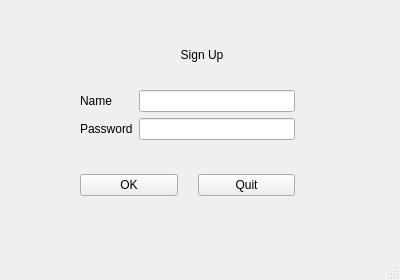
<?xml version="1.0" encoding="UTF-8"?>
<ui version="4.0">
 <class>Signup</class>
 <widget class="QMainWindow" name="Signup">
  <property name="geometry">
   <rect>
    <x>0</x>
    <y>0</y>
    <width>400</width>
    <height>280</height>
   </rect>
  </property>
  <property name="windowTitle">
   <string>MainWindow</string>
  </property>
  <widget class="QWidget" name="centralwidget">
   <widget class="QLabel" name="label">
    <property name="geometry">
      <rect>
      <x>172</x>
      <y>40</y>
      <width>60</width>
      <height>30</height>
     </rect>
    </property>
    <property name="text">
     <string>Sign Up</string>
    </property>
    <property name="alignment">
     <set>Qt::AlignCenter</set>
    </property>
   </widget>
   <widget class="QWidget" name="layoutWidget">
    <property name="geometry">
     <rect>
      <x>80</x>
      <y>90</y>
      <width>215</width>
      <height>50</height>
     </rect>
    </property>
    <layout class="QFormLayout" name="formLayout">
     <item row="0" column="0">
      <widget class="QLabel" name="label_2">
       <property name="text">
        <string>Name</string>
       </property>
      </widget>
     </item>
     <item row="0" column="1">
      <widget class="QLineEdit" name="line_name"/>
     </item>
     <item row="1" column="0">
      <widget class="QLabel" name="label_3">
       <property name="text">
        <string>Password</string>
       </property>
      </widget>
     </item>
     <item row="1" column="1">
      <widget class="QLineEdit" name="line_pwd"/>
     </item>
    </layout>
   </widget>
   <widget class="QWidget" name="layoutWidget">
    <property name="geometry">
     <rect>
      <x>80</x>
      <y>160</y>
      <width>215</width>
      <height>50</height>
     </rect>
    </property>
    <layout class="QHBoxLayout" name="horizontalLayout">
     <property name="spacing">
      <number>20</number>
     </property>
     <item>
      <widget class="QPushButton" name="btn_register">
       <property name="text">
        <string>OK</string>
       </property>
      </widget>
     </item>
     <item>
      <widget class="QPushButton" name="btn_quit">
       <property name="text">
        <string>Quit</string>
       </property>
      </widget>
     </item>
    </layout>
   </widget>
  </widget>
  <widget class="QMenuBar" name="menubar">
   <property name="geometry">
    <rect>
     <x>0</x>
     <y>0</y>
     <width>430</width>
     <height>20</height>
    </rect>
   </property>
  </widget>
  <widget class="QStatusBar" name="statusbar"/>
 </widget>
 <resources/>
 <connections>
  <connection>
   <sender>btn_quit</sender>
   <signal>clicked()</signal>
   <receiver>Signup</receiver>
   <slot>close()</slot>
   <hints>
    <hint type="sourcelabel">
     <x>265</x>
     <y>225</y>
    </hint>
    <hint type="destinationlabel">
     <x>215</x>
     <y>215</y>
    </hint>
   </hints>
  </connection>
 </connections>
</ui>
